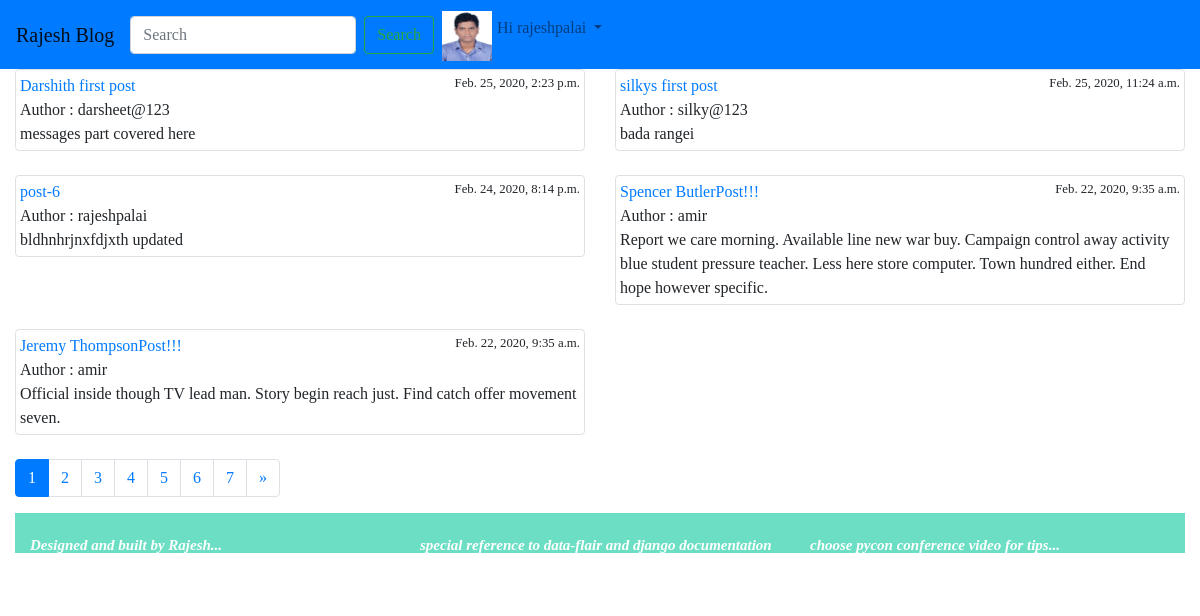
The app's page / (signed in) with its own data.
### blog/models.py (models this page shows, shortened)
class Profile(models.Model):
    STATUS_CHOICES = (
        ("male", "male"),
        ("female", "female"),
        ("transgender", "transgender"),
    )
    user = models.OneToOneField(User, on_delete=models.CASCADE)
    dob = models.DateField(null=True,blank = True)
    photo = models.ImageField(null=True,blank = True)
    gender = models.CharField(max_length=10,choices= STATUS_CHOICES, default='male')

class Post(models.Model):
    objects = models.Manager() #default manager
    published = PublishedManager() #custom model manager
    STATUS_CHOICES = (
        ("draft","Draft"),
        ("published", "Published"),
    )
    title = models.CharField(max_length=100)
    slug = models.SlugField(max_length=200)
    author = models.ForeignKey(User, on_delete=models.CASCADE)
    body = models.TextField()
    likes = models.ManyToManyField(User,related_name='likes', blank=True)
    created = models.DateTimeField(auto_now_add=True)
    updated = models.DateTimeField(auto_now=True)
    status = models.CharField(max_length=10, choices=STATUS_CHOICES, default='draft')
    restrict_comment = models.BooleanField(default=False)
    favourite = models.ManyToManyField(User,related_name="favourite",blank=True)

### blog/views.py (the view)
# urls.py: path('',views.post_list, name='post_list'),
def post_list(request):
    postlist = Post.objects.all().order_by("-id")
    query = request.GET.get("q")
    if query:
        postlist = Post.objects.filter(
            Q(title__icontains=query) |
            Q(author__username=query) |
            Q(body__icontains=query)
        )
    paginator = Paginator(postlist,5)
    page = request.GET.get("page")
    try:
        posts = paginator.page(page)
    except PageNotAnInteger:
        posts = paginator.page(1)
    except EmptyPage:
        posts= paginator.page(paginator.num_pages)
    if page is None:
        start_index = 0
        end_index = 7
    else:
        (start_index, end_index) = proper_pagination(posts, index=4)
    page_range = list(paginator.page_range)[start_index:end_index]
    context = {
        'posts': posts,
        'page_range': page_range, #proper pagination way
    }
    return render(request, 'blog/post_list.html',context)

### blog/templates/blog/post_list.html (shortened to what this page needs)
{% extends "blog/base.html" %}
    {% block content %}
    <div class="row">
      {% for p in posts %}
        <div class="col-md-6">
            <div class="img-thumbnail">
                <a href="{% url 'blog:post_detail' p.id p.slug %}">{{p.title}}</a><small style="float:right">{{p.created}}</small><br>
                Author : {{p.author}}<br>
                {{p.body}}<br>
            </div>
            <br>
        </div>
        {% empty %}
            <div class="container-fluid">
                    <h3>no post found related to search"{{request.GET.q}}"</h3>
            </div>
      {% endfor %}
    </div>
    <ul class="pagination">
        {% for p in page_range %}
            {% if posts.number == p %}
                <li class="page-item active">
                    <a href="?page={{ p }}" class ="page-link">{{ p }}</a>
                </li>
            {% else %}
                <li class="page-item">
                    <a href="?page={{ p }}" class = "page-link">{{ p }}</a>
                </li>
            {% endif %}
        {% endfor %}
        {% if posts.has_next %}
        <li class="page-item">
            <a href="?page={{ posts.next_page_number }}"class = "page-link">&raquo;</a>
        </li>
        {% endif %}
    </ul>
    {% endblock %}

### blog/templates/blog/navbar.html (shortened to what this page needs)
<!DOCTYPE html>
<html lang="en">
<head>
</head>
<body>
<nav class="navbar navbar-expand-lg navbar-light bg-primary">
  <a class="navbar-brand" href="{% url 'post_list' %}">Rajesh Blog</a>
       <form class="form-inline my-2 my-lg-0" action="{% url 'post_list' %}" t>
      <input class="form-control mr-sm-2" type="search" placeholder="Search" aria-label="Search" name="q">
      <button class="btn btn-outline-success my-2 my-sm-0" type="submit">Search</button>
    </form>
  <div class="collapse navbar-collapse" id="navbarSupportedContent">
    <ul class="navbar-nav mr-auto">
        {% if request.user.is_authenticated %}
        <li class="nav-item dropdown">
        <a class="nav-link dropdown-toggle" href="#" id="navbarDropdown" role="button" data-toggle="dropdown" aria-haspopup="true" aria-expanded="false">
        {% if request.user.profile.photo %}
            <img src="{{ request.user.profile.photo.url }}" alt="" class="navbar-img" width="70px" height="70px">
        {% else %}
            <img src="/media/deafaultM.jpg" alt="" class="navbar-img" width="70px" height="70px">
        {% endif %}
            <span>Hi {{ request.user }}</span>
        </a>
      </li>
            {% endif %}
    </ul>
  </div>
</nav>
</body>
</html>

### static/blog/style.css (style rules this page uses)
html { position: relative; min-height: 100%; }
body { font-family: "Lucida Casual","comic sans MS"; margin-bottom:200px: }
.navbar-img { width:50px; height:50px; float: left; background-size: auto 100%; margin-top:-5px; margin-right:5px; }

### records on screen
Post: title "Darshith first post", created "Feb. 25, 2020, 2:23 p.m.", author "darsheet@123", body "messages part covered here"
Post: title "silkys first post", created "Feb. 25, 2020, 11:24 a.m.", author "silky@123", body "bada rangei"
Post: title "post-6", created "Feb. 24, 2020, 8:14 p.m.", author "rajeshpalai", body "bldhnhrjnxfdjxth updated"
Post: title "Spencer ButlerPost!!!", created "Feb. 22, 2020, 9:35 a.m.", author "amir", body "Report we care morning. Available line new war buy. Campaign control away activity blue student pressure teacher. Less here store computer. Town hundred either. End hope however specific."
Post: title "Jeremy ThompsonPost!!!", created "Feb. 22, 2020, 9:35 a.m.", author "amir", body "Official inside though TV lead man. Story begin reach just. Find catch offer movement seven."

### other values on screen
{{ request.user }} "rajeshpalai"
{{ p }} "1"
{{ p }} "2" "3" "4" "5" "6" "7"
